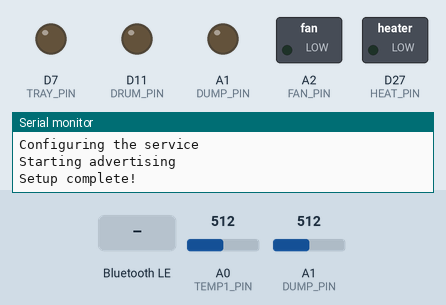
The sketch below on a simulated nRF52 board. Shown: switched loads named in the sketch (green lamp = pin HIGH), output pins drawn as LEDs (lit = HIGH), the last lines printed to the serial monitor. The inputs (shaded band) are chosen by the test bench; at power-on: A0 (TEMP1_PIN) = 512, A1 (DUMP_PIN) = 512 (analog values on the 0–1023 scale). A phone connects over Bluetooth LE 3 s after start.

Above: at 1.2 s.
1.3 s: A0 (TEMP1_PIN) set to 805
2.8 s: A0 (TEMP1_PIN) set to 832
5.8 s: Bluetooth LE write "1" received
7.3 s: Bluetooth LE write "1" received
8.8 s: Bluetooth LE write "0" received
At 10.0 s:
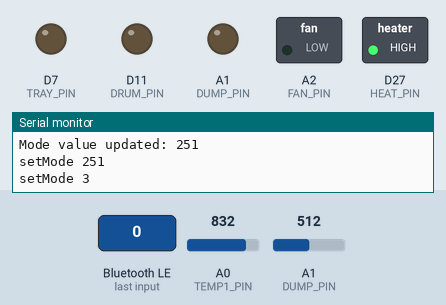
10.3 s: Bluetooth LE write "1" received
Timing chart, 0 to 12.8 s (numbered marks = the images above; inputs shaded):
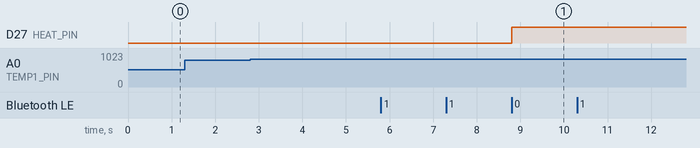

The sketch:

bluetop.ino
```cpp
#include <bluefruit.h>

#define FAN_PIN 16
#define DUMP_PIN 15
#define TRAY_PIN 7
#define DRUM_PIN 11
#define HEAT_PIN 27
#define TEMP1_PIN A0
#define TEMP2_PIN A1

#define LOG_TEMPS false
#define TEMP_SAMPLES 50
#define NOTIFY_INTERVAL_MS 1000
#define HEAT_CYCLE_MS 500

#define HEAT_LEVELS 10
#define FAN_LEVELS 10

enum Mode {
  STANDBY,
  PREHEAT,
  ROAST,
  EJECT,
  COOL
};

#define PREHEAT_TEMP_LOW 170
#define PREHEAT_TEMP_HIGH 190
#define SAFETY_SHUTOFF_TEMP 450
#define EJECT_DURATION_MS 60000
#define COOL_TEMP 160

uint8_t BIG_ENDIAN_UUIDS[][16] = {
  {0x7a,0x61,0x95,0x9e,0x61,0x1c,0x43,0x46,0x9b,0x27,0x69,0x3e,0x3c,0x18,0x63,0x68}, // Service
  {0x34,0x03,0x30,0x01,0xc8,0x04,0x4c,0x95,0xa1,0x23,0xab,0x26,0x8e,0xee,0xd4,0x7e}, // Mode
  {0xae,0x79,0xe4,0x2c,0xae,0x7e,0x4e,0xfa,0x8e,0xd8,0x42,0x10,0xfa,0xd6,0x65,0x2f}, // Heat
  {0x5f,0x71,0x7e,0xa9,0x68,0x3b,0x40,0x50,0x99,0x23,0x32,0xc7,0xfa,0xa7,0xd1,0x1d}, // Fan
  {0xe5,0x84,0xef,0x20,0x0f,0x9c,0x45,0xfa,0xbf,0x13,0x3b,0x30,0xcd,0x28,0x40,0x42}, // Temp1
  {0x01,0x6d,0x72,0x3f,0x5b,0xa7,0x4a,0x62,0xba,0x77,0x4a,0x3f,0x6a,0x08,0x19,0x63}  // Temp2
};
uint8_t UUIDS[8][16];

uint8_t* nextUuid() {
  static int nextConst = 0;
  uint8_t *in = BIG_ENDIAN_UUIDS[nextConst];
  uint8_t *out = UUIDS[nextConst];
  for (int i = 0; i < 16; i++) {
    out[15 - i] = in[i];
  }
  nextConst++;
  return out;
}

BLEService        service = BLEService(nextUuid());
BLECharacteristic modeCh = BLECharacteristic(nextUuid());
BLECharacteristic heatCh = BLECharacteristic(nextUuid());
BLECharacteristic fanCh = BLECharacteristic(nextUuid());
BLECharacteristic temp1Ch = BLECharacteristic(nextUuid());
BLECharacteristic temp2Ch = BLECharacteristic(nextUuid());

// Device Information Service
BLEDis dis;

Mode activeMode = STANDBY;
unsigned long activeModeMs = 0;
int activeHeatLevel = 0;
int activeFanLevel = 0;

int temp1Samples[TEMP_SAMPLES] = {0};
int temp2Samples[TEMP_SAMPLES] = {0};
int tempIndex = 0;
int temp1 = 0;
int temp2 = 0;

void setup() {
  // nrf52840 with native usb
  Serial.begin(115200);
  while (!Serial) {
    delay(10);
  }

  Serial.println("\nRoast controller booted");
  Serial.println("-----------------------\n");

  pinMode(DRUM_PIN, OUTPUT);
  pinMode(HEAT_PIN, OUTPUT); // PWM
  pinMode(FAN_PIN, OUTPUT); // PWM
  pinMode(TRAY_PIN, OUTPUT);
  pinMode(DUMP_PIN, OUTPUT);
  // TEMP1_PIN is analog input
  // TEMP2_PIN is analog input

  Bluefruit.begin();
  Bluefruit.setName("Bluetop");
  Bluefruit.setConnectCallback(onConnect);
  Bluefruit.setDisconnectCallback(onDisconnect);

  dis.setManufacturer("Bluetop");
  dis.setModel("0.0.1");
  dis.begin();

  Serial.println("Configuring the service");
  setupService();

  Serial.println("Starting advertising");
  startAdvertising();

  Serial.println("Setup complete!");
}

void startAdvertising(void) {
  Bluefruit.Advertising.addFlags(BLE_GAP_ADV_FLAGS_LE_ONLY_GENERAL_DISC_MODE);
  Bluefruit.Advertising.addTxPower();
  Bluefruit.Advertising.addService(service);
  Bluefruit.Advertising.addName();
  Bluefruit.Advertising.restartOnDisconnect(true);
  // Units of 0.625ms, fast mode 20ms, slow mode 152.5ms
  Bluefruit.Advertising.setInterval(32, 244);
  // Number of seconds in fast mode
  Bluefruit.Advertising.setFastTimeout(30);
  // Start with no timeout
  Bluefruit.Advertising.start(0);
}

void setupService(void) {
  service.begin();

  modeCh.setProperties(CHR_PROPS_WRITE | CHR_PROPS_NOTIFY);
  modeCh.setPermission(SECMODE_OPEN, SECMODE_OPEN);
  modeCh.setFixedLen(1);
  modeCh.setWriteCallback(onWriteMode);
  modeCh.setCccdWriteCallback(onModeCccd);
  modeCh.begin();

  heatCh.setProperties(CHR_PROPS_WRITE | CHR_PROPS_NOTIFY);
  heatCh.setPermission(SECMODE_OPEN, SECMODE_OPEN);
  heatCh.setFixedLen(1);
  heatCh.setWriteCallback(onWriteHeat);
  heatCh.setCccdWriteCallback(onHeatCccd);
  heatCh.begin();

  fanCh.setProperties(CHR_PROPS_WRITE | CHR_PROPS_NOTIFY);
  fanCh.setPermission(SECMODE_OPEN, SECMODE_OPEN);
  fanCh.setFixedLen(1);
  fanCh.setWriteCallback(onWriteFan);
  fanCh.setCccdWriteCallback(onFanCccd);
  fanCh.begin();

  temp1Ch.setProperties(CHR_PROPS_NOTIFY);
  temp1Ch.setPermission(SECMODE_OPEN, SECMODE_NO_ACCESS);
  temp1Ch.setFixedLen(2);
  temp1Ch.setCccdWriteCallback(onTemp1Cccd);
  temp1Ch.begin();

  temp2Ch.setProperties(CHR_PROPS_NOTIFY);
  temp2Ch.setPermission(SECMODE_OPEN, SECMODE_NO_ACCESS);
  temp2Ch.setFixedLen(2);
  temp2Ch.setCccdWriteCallback(onTemp2Cccd);
  temp2Ch.begin();
}

void notifyMode() {
  if (Bluefruit.connected()) {
    if (!modeCh.notify8((uint8_t)activeMode)) {
      Serial.println("Error: mode notify failed!");
    }
  }
}

void notifyHeat() {
  if (Bluefruit.connected()) {
    if (!heatCh.notify8(activeHeatLevel)) {
      Serial.println("Error: heat notify failed!");
    }
  }
}

void notifyFan() {
  if (Bluefruit.connected()) {
    if (!fanCh.notify8(activeFanLevel)) {
      Serial.println("Error: fan notify failed!");
    }
  }
}

void notifyTemp1() {
  if (Bluefruit.connected()) {
    if (!temp1Ch.notify16(temp1)) {
      Serial.println("Error: temp1 notify failed!");
    }
  }
}

void notifyTemp2() {
  if (Bluefruit.connected()) {
    if (!temp2Ch.notify16(temp2)) {
      Serial.println("Error: temp2 notify failed!");
    }
  }
}

void setHeatLevel(int heatLevel) {
  if (activeHeatLevel == heatLevel) {
    return;
  }
  activeHeatLevel = heatLevel;

  notifyHeat();
}

void setFanLevel(int fanLevel) {
  if (activeFanLevel == fanLevel) {
    return;
  }
  activeFanLevel = fanLevel;

  int fanPwm = 255 - min(255, round((float)activeFanLevel / FAN_LEVELS * 255));
  analogWrite(FAN_PIN, fanPwm);

  notifyFan();
}

void setState(bool drum, bool tray, bool dump, int heatLevel, int fanLevel) {
  digitalWrite(DRUM_PIN, drum ? LOW : HIGH);
  digitalWrite(TRAY_PIN, tray ? LOW : HIGH);
  digitalWrite(DUMP_PIN, dump ? LOW : HIGH);
  setHeatLevel(heatLevel);
  setFanLevel(fanLevel);
}

void setMode(Mode m) {
  if (activeMode == m) {
    return;
  }
  Serial.print("setMode ");
  Serial.println(m);

  activeMode = m;
  activeModeMs = millis();
  switch (activeMode) {
    case STANDBY:
      setState(false, false, false, 0, 0);
      break;
    case PREHEAT:
    case ROAST:
      setState(true, false, false, HEAT_LEVELS, 0);
      break;
    case EJECT:
      setState(true, true, true, 0, FAN_LEVELS);
      break;
    case COOL:
      setState(true, true, false, 0, FAN_LEVELS);
      break;
  }

  notifyMode();
}

void onConnect(uint16_t conn_handle) {
  char central_name[32] = { 0 };
  Bluefruit.Gap.getPeerName(conn_handle, central_name, sizeof(central_name));

  Serial.print("Connected to ");
  Serial.println(central_name);
}

void onDisconnect(uint16_t conn_handle, uint8_t reason) {
  Serial.println("Disconnected");
}

void onModeCccd(BLECharacteristic& chr, uint16_t cccd_value) {
  Serial.print("Mode CCCD Updated: ");
  Serial.println(cccd_value);

  notifyMode();
}

void onHeatCccd(BLECharacteristic& chr, uint16_t cccd_value) {
  Serial.print("Heat CCCD Updated: ");
  Serial.println(cccd_value);

  notifyHeat();
}

void onFanCccd(BLECharacteristic& chr, uint16_t cccd_value) {
  Serial.print("Fan CCCD Updated: ");
  Serial.println(cccd_value);

  notifyFan();
}

void onTemp1Cccd(BLECharacteristic& chr, uint16_t cccd_value) {
  Serial.print("Temp1 CCCD Updated: ");
  Serial.println(cccd_value);

  notifyTemp1();
}

void onTemp2Cccd(BLECharacteristic& chr, uint16_t cccd_value) {
  Serial.print("Temp2 CCCD Updated: ");
  Serial.println(cccd_value);

  notifyTemp2();
}

void onWriteMode(BLECharacteristic& chr, uint8_t* data, uint16_t len, uint16_t offset) {
  Serial.print("Mode value updated: ");
  Serial.println(data[0]);

  setMode((Mode)data[0]);
}
void onWriteHeat(BLECharacteristic& chr, uint8_t* data, uint16_t len, uint16_t offset) {
  Serial.print("Heat value updated: ");
  Serial.println(data[0]);

  setHeatLevel(min(HEAT_LEVELS, data[0]));
}
void onWriteFan(BLECharacteristic& chr, uint8_t* data, uint16_t len, uint16_t offset) {
  Serial.print("Fan value updated: ");
  Serial.println(data[0]);

  setFanLevel(data[0]);
}

void cycleHeatState(unsigned long curMs) {
  static bool heatState = false;
  unsigned long heatCycle = curMs % (HEAT_CYCLE_MS * HEAT_LEVELS);
  if (heatState != (heatCycle < HEAT_CYCLE_MS * activeHeatLevel)) {
    heatState = !heatState;
    digitalWrite(HEAT_PIN, heatState ? LOW : HIGH);
  }
}

int readTemp(int pin) {
  analogReference(AR_INTERNAL_3_0);
  analogReadResolution(12);
  int analog = analogRead(pin);
  float v = 3.0 * analog / ((1 << 12) - 1);
  float tempC = (v - 1.25) / 0.005;
  float tempF = tempC * 9 / 5 + 32;
  return tempF;
}

void sampleTemps() {
  temp1Samples[tempIndex] = readTemp(TEMP1_PIN);
  temp2Samples[tempIndex] = readTemp(TEMP2_PIN);
  tempIndex = (tempIndex + 1) % TEMP_SAMPLES;
}

int averageTemp(int samples[]) {
  float avg = 0;
  for (int i = 0; i < TEMP_SAMPLES; i++) {
    avg += (float)samples[i] / TEMP_SAMPLES;
  }
  return round(avg);
}

void updateTemps() {
  temp1 = averageTemp(temp1Samples);
  temp2 = averageTemp(temp2Samples);

  if (LOG_TEMPS) {
    Serial.print("Current temp: ");
    Serial.print(temp1);
    Serial.print(", ");
    Serial.println(temp2);
  }

  notifyTemp1();
  notifyTemp2();
}

void loop() {
  static int nextNotifyMs = 0;
  unsigned long curMs = millis();

  if (temp1 > SAFETY_SHUTOFF_TEMP) {
    setMode(EJECT);
  } else {
    switch (activeMode) {
      case PREHEAT:
        if (temp1 <= PREHEAT_TEMP_LOW) {
          setHeatLevel(HEAT_LEVELS);
          setFanLevel(0);
        }
        if (temp1 >= PREHEAT_TEMP_HIGH) {
          setHeatLevel(0);
          setFanLevel(FAN_LEVELS);
        }
        break;
      case EJECT:
        if (curMs - activeModeMs > EJECT_DURATION_MS) {
          setMode(COOL);
        }
        break;
      case COOL:
        if (temp1 <= COOL_TEMP) {
          setMode(STANDBY);
        }
        break;
    }
  }

  cycleHeatState(curMs);

  sampleTemps();
  if (curMs > nextNotifyMs) {
    nextNotifyMs = curMs + NOTIFY_INTERVAL_MS;
    updateTemps();
    notifyMode();
    notifyHeat();
    notifyFan();
  }

  delay(50);
}
```

Measured:
- after the input at 1.3 s, every drawn part: stays the same
- after the input at 8.8 s, D27 (HEAT_PIN): LOW → HIGH at once
